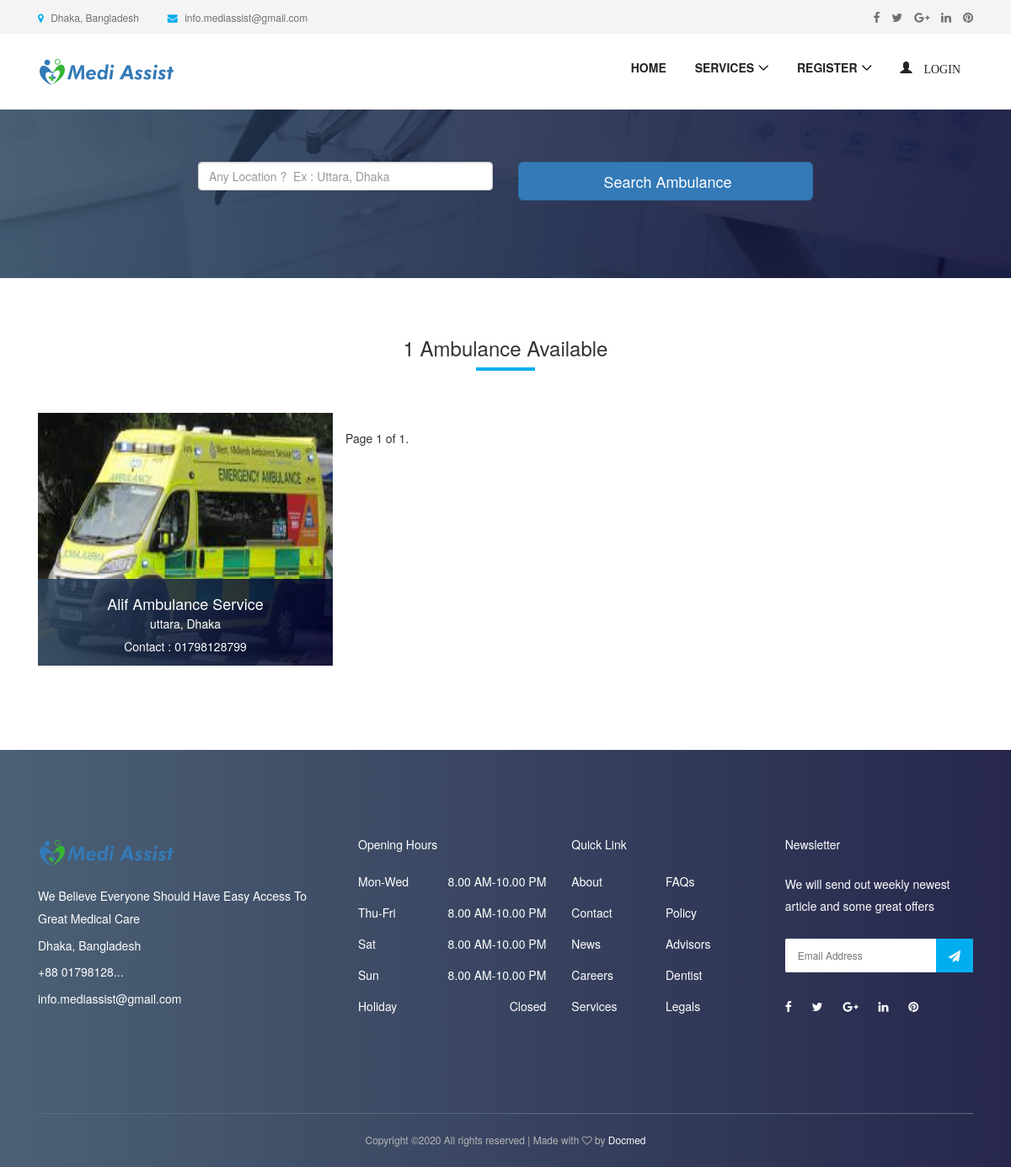
/ambulance/, run on the app's committed database.
### appointment/models.py (models this page shows, shortened)
class Ambulance(models.Model):
    title = models.CharField(max_length=120)
    location = models.CharField(max_length=100)
    image = models.ImageField(upload_to='media')
    phone_number = models.CharField(max_length=100)

### appointment/views.py (the view)
# urls.py: path('ambulance/', AmbulanceView.as_view(), name='ambulance'),
class AmbulanceView(ListView):
    paginate_by = 9
    model = Ambulance
    context_object_name = 'ambulance'
    template_name = "ambulance/ambulance.html"
    def get_queryset(self):
        return self.model.objects.all().order_by('-id')

### templates/ambulance/ambulance.html (shortened to what this page needs)
{% extends 'base.html' %}
{% load static %}
{% block content %}
<section class="dentist-area section-padding-40-0">
<div class="breadcumb-area bg-img bg-gradient-overlay"  style="background-image: url('{% static 'img/bg-img/13.jpg' %}');">
    <div class="container h-100">
      <div class="row h-100 align-items-center">
        <div class="col-12">
             <form id="job-main-form" method="get" action="{% url 'appointment:ambulance-search' %}" class="search-doctor-form">
                    <div class="row mb-5">
                         <div class="col-12 col-sm-6 col-md-6 col-lg-2 mb-4 mb-lg-0">
                        </div>
                        <div class="col-12 col-sm-6 col-md-6 col-lg-4 mb-4 mb-lg-0">
                            <input type="text" id="location" name="location"
                                   class="form-control form-control-lg" placeholder="Any Location ?  Ex : Uttara, Dhaka">
                        </div>
                        <div class="col-12 col-sm-6 col-md-6 col-lg-4 mb-4 mb-lg-0">
                            <button type="submit" class="btn btn-primary btn-lg btn-block text-black btn-search">Search Ambulance
                            </button>
                        </div>
                    </div>
                </form>
        </div>
      </div>
    </div>
 </div>
</section>
    <section class="dentist-area section-padding-50-0">
        <div class="container">
            <div class="row">
                <div class="col-12">
                    <div class="section-heading text-center">
                        <h3> {{ ambulance.count }}  Ambulance Available </h3>
                        <div class="line"></div>
                    </div>
                </div>
            </div>
            <div class="row">
                {% for apt in ambulance %}
                    <div class="col-12 col-sm-6 col-md-4">
                        <div class="single-dentist-area mb-100">
                            <img style="height: 300px; width: 350px" src="{{ apt.image.url }}" alt="">
                            <div class="dentist-content">
                                <div class="dentist-info bg-gradient-overlay">
                                        <h5>{{ apt.title }}</h5>
                                        <p>{{ apt.location }} </p>
                                        <p>Contact : {{ apt.phone_number }}</p>
                                </div>
                            </div>
                        </div>
                    </div>
                {% endfor %}
                <div class="pagination">
    <span class="step-links">
        <span class="current">
            Page {{ page_obj.number }} of {{ page_obj.paginator.num_pages }}.
        </span>
    </span>
                </div>
            </div>
        </div>
    </section>
{% endblock %}

### static/style.css (style rules this page uses)
* { margin: 0; padding: 0; }
body { font-family: "Montserrat", sans-serif; font-weight: 400; font-size: 14px; }
h1, h2, h3, h4, h5, h6 { font-family: "Montserrat", sans-serif; color: #333333; line-height: 1.4; font-weight: 600; }
p { line-height: 1.9; color: #707070; font-size: 14px; font-weight: 400; }
img { max-width: 100%; height: auto; }
.bg-gradient-overlay { position: relative; z-index: 1; }
.bg-gradient-overlay::after { position: absolute; content: ""; height: 100%; width: 100%; top: 0; left: 0; z-index: -1; background: #2c455d; background: -webkit-linear-gradient(to right, #2c455d, #00012c); background: linear-gradient(to right, #2c455d, #00012c); opacity: 0.85; }
.bg-img { background-position: center center; background-size: cover; background-repeat: no-repeat; }
.mb-100 { margin-bottom: 100px; }
.section-padding-50-0 { padding-top: 50px; padding-bottom: 0; }
.section-heading { position: relative; z-index: 1; margin-bottom: 50px; }
.section-heading .line { width: 70px; height: 4px; background-color: #00aeef; }
.section-heading.text-center .line { margin: 0 auto; }
.single-dentist-area { position: relative; z-index: 1; background-color: #f4f4f4; -webkit-transition-duration: 500ms; -o-transition-duration: 500ms; transition-duration: 500ms; }
.single-dentist-area .dentist-content { position: absolute; width: 100%; bottom: 0; }
.single-dentist-area .dentist-content .dentist-info { width: 100%; padding: 10px 15px; text-align: center; }
.single-dentist-area .dentist-content .dentist-info h5 { color: #ffffff; font-size: 18px; margin-bottom: 0; }
.single-dentist-area .dentist-content .dentist-info p { color: #ffffff; margin-bottom: 0; }
.breadcumb-area { position: relative; z-index: 1; height: 200px; }

### static/css/default-assets/classy-nav.css (style rules this page uses)
body { font-family: "Roboto", sans-serif; }
img { height: auto; max-width: 100%; }
.bg-img { background-position: center center; background-size: cover; background-repeat: no-repeat; }

### data on the page
Ambulance: image (picture), title "Alif Ambulance Service", location "uttara, Dhaka", phone_number "01798128799"

### other printed values
{{ ambulance.count }} "1"
{{ page_obj.number }} "1"
{{ page_obj.paginator.num_pages }} "1"
